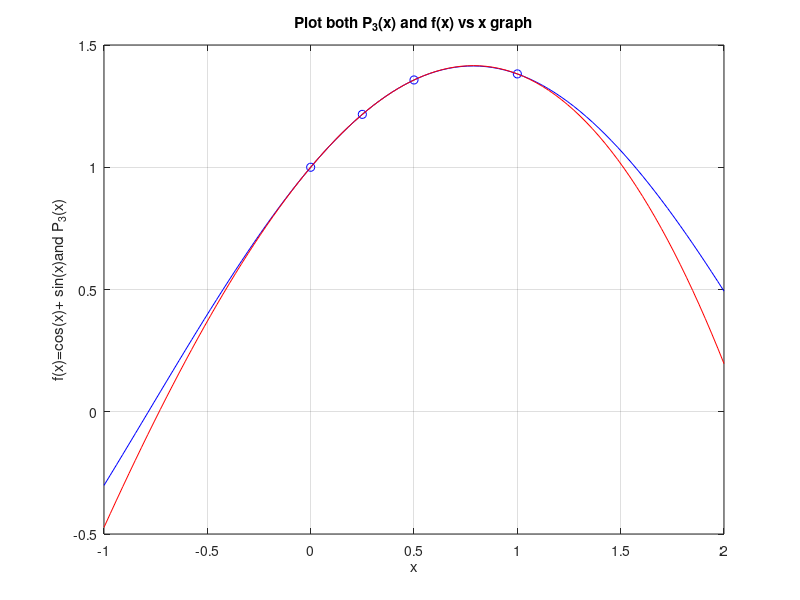

Here is the MATLAB script that generated this plot:
clearvars; 
clc; 
close all;
 
function_x = @(x)sin(x) + cos(x);
nodes=[0 .25 .5 1];    %nodes=input('Enter list of node points: ');
 
n = length(nodes);
fx = zeros(1,n);
product = zeros(n,n);
 
% Find the list of  f(x),such as f(x0),f(x1),f(x2),f(x3)
for i=1:n
    fx(1,i)=cos(nodes(i))+sin(nodes(i));
end
 
% Find P(x)=f(x0)*L0 + f(x1)*L1 + f(x2)*L2 + f(x3)*L3
for i=1:n %for making Ln *f(xn)
    L=1;
    for j=1:n  %for making L0,L1,L2 ,L....
        if i~=j
            L=conv(L,poly(nodes(j)))/(nodes(i)-nodes(j));
        end
    end
    product(i,:)= L*fx(i);
end
polynomial = sum(product);
 
pow = n-1;
 
 
fprintf('The coefficients of the polynomial are: [%5.4f %5.4f %5.4f %5.4f]\n',polynomial)
disp('The polynomial is:')
for k=1:n-1
    fprintf('+(%.4fx^%d)',polynomial(k),pow)
    pow = pow-1;
end
 
fprintf('+(%.2f)',polynomial(n))
 
fprintf('\n')
 
%Error Bound finding
 
%Assume, gx = (x-0) (x-.25) (x - 0.5) (x-1)
gx = @(x) ((x.^4) -(1.75*x.^3)+(0.875*x.^2)-(0.125*x));
diff_gx = @(x) ((4*x.^3)-(5.25*x.^2)+(1.75*x)-0.125);
 
value_x = zeros(3,1);
 
coeff_diff_gx = [4 -5.25 1.75 -0.125];
value_x = roots(coeff_diff_gx);
 
%val_x = solve(dx_gx);
%val_x = feval(symengine,'numeric::solve',dx_gx,'AllRealRoots')
 
 
 
val_gx = zeros(3,1);
val_gx = gx(value_x);
 
absolute_gx = abs(val_gx);
 
max_val_gx = max(absolute_gx);
%fprintf('The maximum absolute value on [0,1] of the polynomial g(x) is: %5.6f\n',max_val_gx) 
 
 
%Find absolute maximum on [0,1) of the function f(x) = cos(x) + sin(x)
 
% fx = cos(x) + sin(x)
nodes = [0 0.25 0.5 1];
 
fx = @(x) cos(x) + sin(x);
fourth_derivate_fx = @(x) cos(x) + sin(x);
 
 
xInterval = [0 1];
 
dx = 0.0001;
poles = xInterval(1): dx : xInterval(2);
len = length(poles);
val_diff_fx=zeros(len,1);
%Calculate f(x) values
for i = 1:length(poles)
  val_diff_fx(i,1) = fourth_derivate_fx(poles(i));
  
end
abs_val_dfx = abs(val_diff_fx);
max_fx = max(abs_val_dfx);
%fprintf('The absolute maximum value of fourth derivative of f(x) is : %5.4f\n',max_fx)
 
%Error bound = (maxima of g(x))*(maxima of f(x))/n!
fact = factorial( n) ;
error_bound = (max_val_gx * max_fx./fact);
fprintf('The error bound is : %5.6f\n',error_bound)
 
%Plot function,f(x)=cos(x)+sin(x)  and  Polynomial,P(x)= -(0.0793*x^3)-(0.5455*x^2)+(1.0066*x^1)+(1.00)  
 
func = cos(nodes)+sin(nodes);
plot(nodes,func,'bo');
 
x_nodes = linspace(-1,2,100);
funcx= cos(x_nodes)+sin(x_nodes);
hold on;
plot(x_nodes,funcx,'b-');
 
polynomial = -(0.0793*x_nodes.^3)-(0.5455*x_nodes.^2)+(1.0066*x_nodes.^1)+(1.00);
plot(x_nodes,polynomial,'r-');
 
grid on
xlabel('x')
ylabel('f(x)=cos(x)+ sin(x)and P_3(x)')
title('Plot both P_3(x) and f(x) vs x graph')
 
